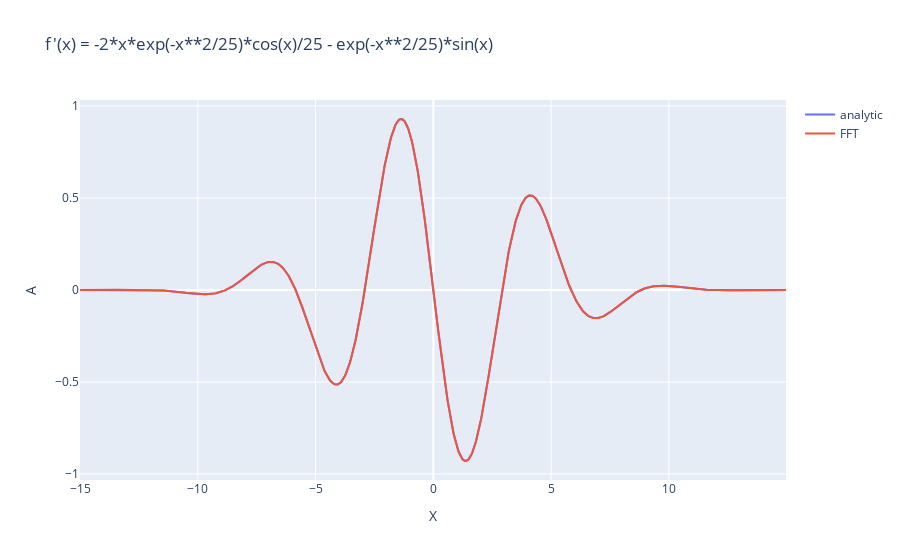

The code cell stored with this chart in its notebook:
### Code cell
# plot A with plotly
import plotly.graph_objects as go
fig = go.Figure()
fig.add_trace(go.Scatter(x=X.real, y=du.real, mode='lines', name='analytic'))
fig.add_trace(go.Scatter(x=X.real, y=duFFT_cp.get().real, mode='lines', name='FFT'))
# fig.add_trace(go.Scatter(x=X, y=A.imag, mode='lines', name='imag'))

# title
fig.update_layout(title=f'f\'(x) = {dy_x}', xaxis_title='X', yaxis_title='A')
fig.show()

### Figure 1 — Plotly figure (JSON) as saved in the notebook; plotly's stock layout.template omitted (floating-point values rounded to 4 significant figures; data arrays with more than 128 entries replaced by an {"elided": "..."} marker saying what was removed)
{"data": [{"mode": "lines", "name": "analytic", "type": "scatter", "x": {"elided": "1024 float values"}, "y": {"elided": "1024 float values"}}, {"mode": "lines", "name": "FFT", "type": "scatter", "x": {"elided": "1024 float values"}, "y": {"elided": "1024 float values"}}], "layout": {"title": {"text": "f'(x) = -2*x*exp(-x**2/25)*cos(x)/25 - exp(-x**2/25)*sin(x)"}, "xaxis": {"title": {"text": "X"}}, "yaxis": {"title": {"text": "A"}}}}
